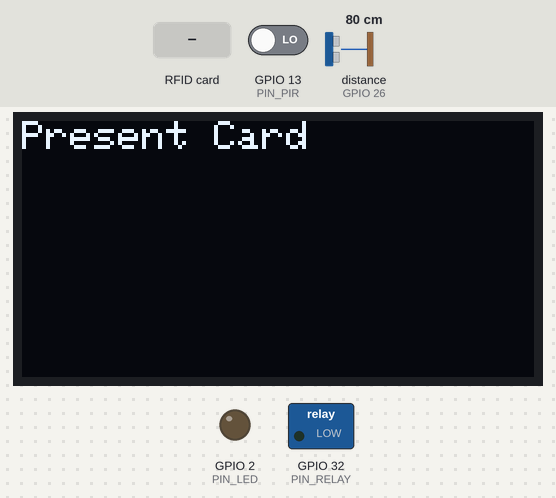
Bench run of a sketch on a simulated ESP32. Shown: 128×64 one-colour display, switched loads named in the sketch (green lamp = pin HIGH), output pins drawn as LEDs (lit = HIGH). The test bench sets the inputs (shaded band); at power-on: GPIO 13 (PIN_PIR) LOW, distance to the obstacle (sensor on GPIO 26) 80 cm. The echo pulse lasts 58.3 µs per cm; pins used as bus, display or sensor lines are not drawn.

Above: at 1.3 s.
1.4 s: RFID card 5E 7A 19 C4 held to the reader
At 2.4 s:
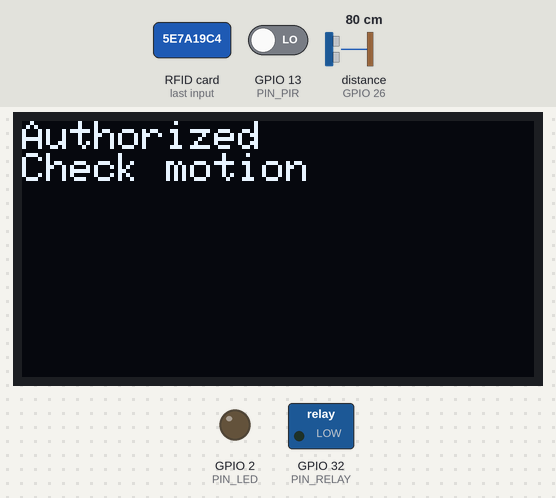
2.9 s: GPIO 13 (PIN_PIR) driven HIGH
At 2.93 s:
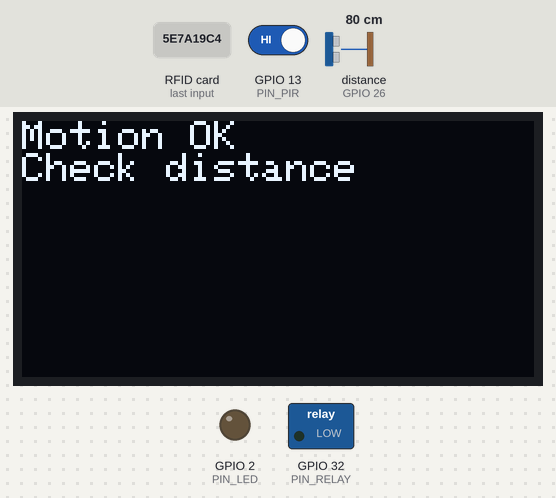
At 3.4 s:
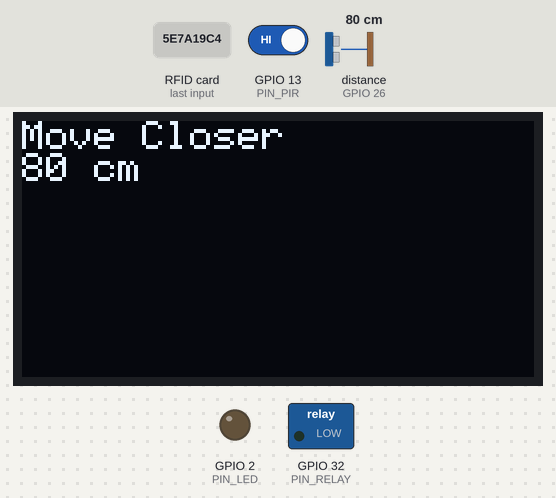
Timing chart, 0 to 5.9 s (numbered marks = the images above; inputs shaded):
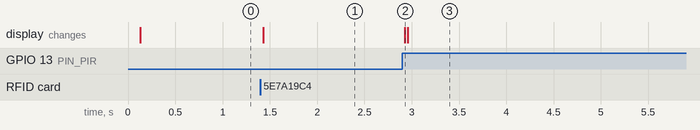

The sketch:

DevAccess.ino
```cpp
/*
  DevAccess - ESP32 Access System
  RFID + PIR + Ultrasonic + OLED

  Final firmware file only (single .ino in firmware folder).
  Replace placeholder logic with your production rules if needed.
*/

#include <SPI.h>
#include <MFRC522.h>
#include <Wire.h>
#include <Adafruit_GFX.h>
#include <Adafruit_SSD1306.h>

// ===== Pin Map =====
static const uint8_t PIN_RFID_SS   = 5;
static const uint8_t PIN_RFID_RST  = 27;
static const uint8_t PIN_PIR       = 13;
static const uint8_t PIN_US_TRIG   = 25;
static const uint8_t PIN_US_ECHO   = 26;
static const uint8_t PIN_RELAY     = 32;
static const uint8_t PIN_LED       = 2;

// ===== OLED =====
static const uint8_t OLED_ADDR = 0x3C;
static const uint8_t OLED_W = 128;
static const uint8_t OLED_H = 64;
Adafruit_SSD1306 display(OLED_W, OLED_H, &Wire, -1);

// ===== RFID =====
MFRC522 rfid(PIN_RFID_SS, PIN_RFID_RST);

// ===== Session Settings =====
static const uint32_t SESSION_TIMEOUT_MS = 10UL * 60UL * 1000UL;  // 10 minutes
static const uint32_t PIR_IDLE_TIMEOUT_MS = 30UL * 1000UL;        // 30 seconds
static const uint16_t DISTANCE_CM_MAX = 60;                       // proximity threshold
static const uint32_t DIST_GRACE_MS = 3000;                       // grace before shutdown

// ===== State =====
enum State {
  STATE_IDLE,
  STATE_AUTH,
  STATE_PRESENCE,
  STATE_PROXIMITY,
  STATE_ACTIVE
};

State state = STATE_IDLE;
uint32_t sessionStartMs = 0;
uint32_t lastMotionMs = 0;
uint32_t lastDistanceOkMs = 0;

// ===== Helpers =====
void showStatus(const String &line1, const String &line2 = "") {
  display.clearDisplay();
  display.setTextSize(1);
  display.setTextColor(SSD1306_WHITE);
  display.setCursor(0, 0);
  display.println(line1);
  if (line2.length()) {
    display.println(line2);
  }
  display.display();
}

void setDevice(bool on) {
  digitalWrite(PIN_RELAY, on ? HIGH : LOW);
  digitalWrite(PIN_LED, on ? HIGH : LOW);
}

bool readPIR() {
  return digitalRead(PIN_PIR) == HIGH;
}

uint16_t readDistanceCm() {
  digitalWrite(PIN_US_TRIG, LOW);
  delayMicroseconds(2);
  digitalWrite(PIN_US_TRIG, HIGH);
  delayMicroseconds(10);
  digitalWrite(PIN_US_TRIG, LOW);

  uint32_t duration = pulseIn(PIN_US_ECHO, HIGH, 30000); // 30ms timeout
  if (duration == 0) return 999;
  return (uint16_t)(duration / 58); // approx cm
}

bool isAuthorizedUID(const MFRC522::Uid &uid) {
  // TODO: Replace with your authorized UID list
  // Example: allow any card for demo
  (void)uid;
  return true;
}

bool checkRFID() {
  if (!rfid.PICC_IsNewCardPresent() || !rfid.PICC_ReadCardSerial()) {
    return false;
  }
  bool ok = isAuthorizedUID(rfid.uid);
  rfid.PICC_HaltA();
  rfid.PCD_StopCrypto1();
  return ok;
}

void setup() {
  pinMode(PIN_PIR, INPUT);
  pinMode(PIN_US_TRIG, OUTPUT);
  pinMode(PIN_US_ECHO, INPUT);
  pinMode(PIN_RELAY, OUTPUT);
  pinMode(PIN_LED, OUTPUT);
  setDevice(false);

  Serial.begin(115200);
  SPI.begin();
  rfid.PCD_Init();

  Wire.begin();
  if (!display.begin(SSD1306_SWITCHCAPVCC, OLED_ADDR)) {
    Serial.println("OLED init failed");
  }

  showStatus("DevAccess", "Ready");
}

void loop() {
  uint32_t now = millis();

  switch (state) {
    case STATE_IDLE:
      setDevice(false);
      showStatus("Present Card");
      if (checkRFID()) {
        state = STATE_PRESENCE;
        showStatus("Authorized", "Check motion");
      }
      break;

    case STATE_PRESENCE:
      if (readPIR()) {
        lastMotionMs = now;
        state = STATE_PROXIMITY;
        showStatus("Motion OK", "Check distance");
      } else if (now - sessionStartMs > 5000) {
        state = STATE_IDLE;
      }
      break;

    case STATE_PROXIMITY: {
      uint16_t dist = readDistanceCm();
      if (dist <= DISTANCE_CM_MAX) {
        state = STATE_ACTIVE;
        sessionStartMs = now;
        lastMotionMs = now;
        lastDistanceOkMs = now;
        setDevice(true);
        showStatus("Session", "Active");
      } else {
        showStatus("Move Closer", String(dist) + " cm");
        delay(250);
      }
      break;
    }

    case STATE_ACTIVE: {
      if (readPIR()) {
        lastMotionMs = now;
      }

      uint16_t dist = readDistanceCm();
      if (dist <= DISTANCE_CM_MAX) {
        lastDistanceOkMs = now;
      }

      bool sessionTimeout = (now - sessionStartMs) > SESSION_TIMEOUT_MS;
      bool pirTimeout = (now - lastMotionMs) > PIR_IDLE_TIMEOUT_MS;
      bool distTimeout = (now - lastDistanceOkMs) > DIST_GRACE_MS;

      if (sessionTimeout || pirTimeout || distTimeout) {
        setDevice(false);
        showStatus("Session End", "Shutting down");
        delay(1000);
        state = STATE_IDLE;
      } else {
        showStatus("Session Active", "Running");
      }
      break;
    }

    default:
      state = STATE_IDLE;
      break;
  }
}
```

Measured:
- after the input at 1.4 s, the display: changes at once (image 1)
- after the input at 2.9 s, the display: changes at once (image 2)
